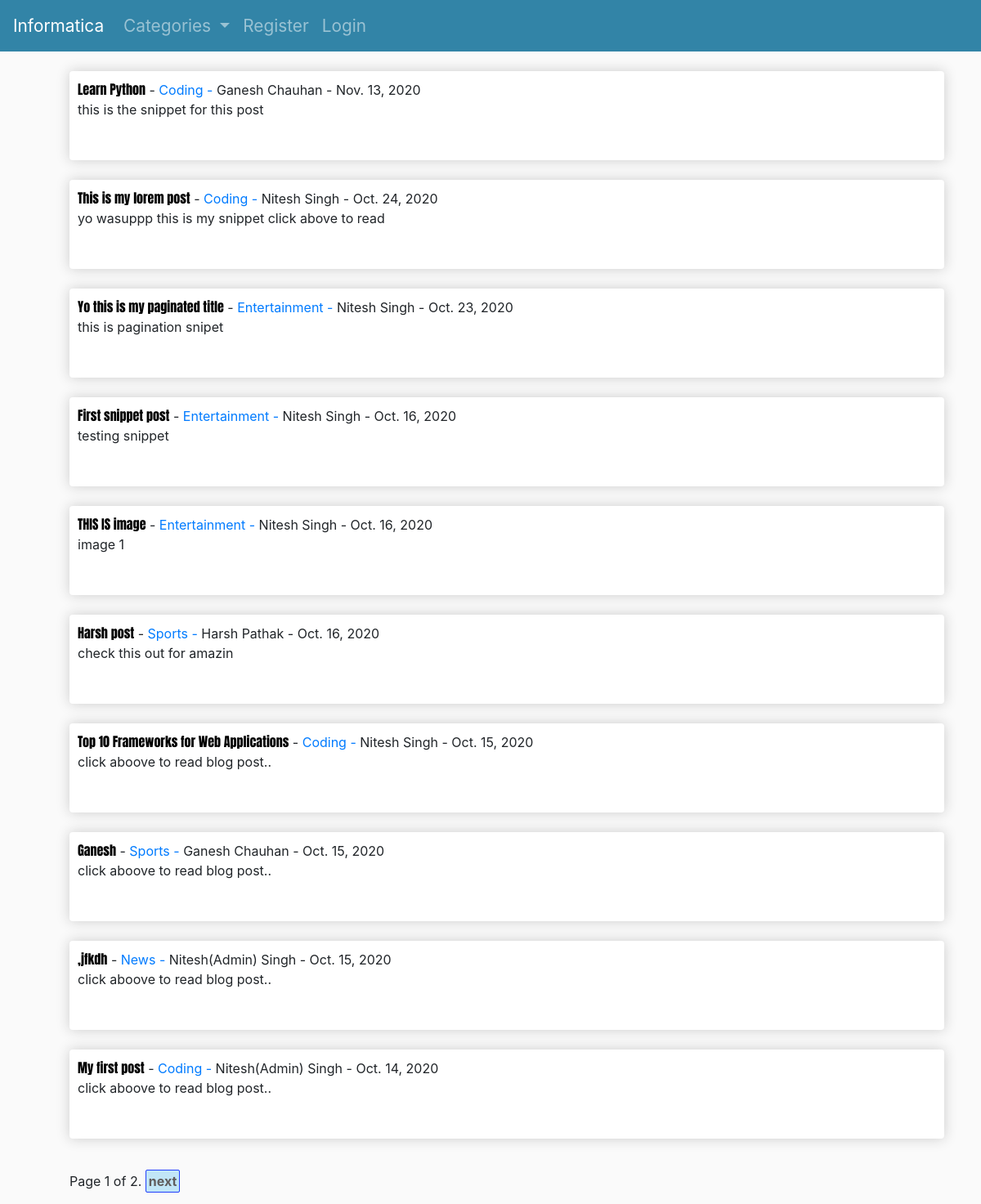
The app's page /, older data.
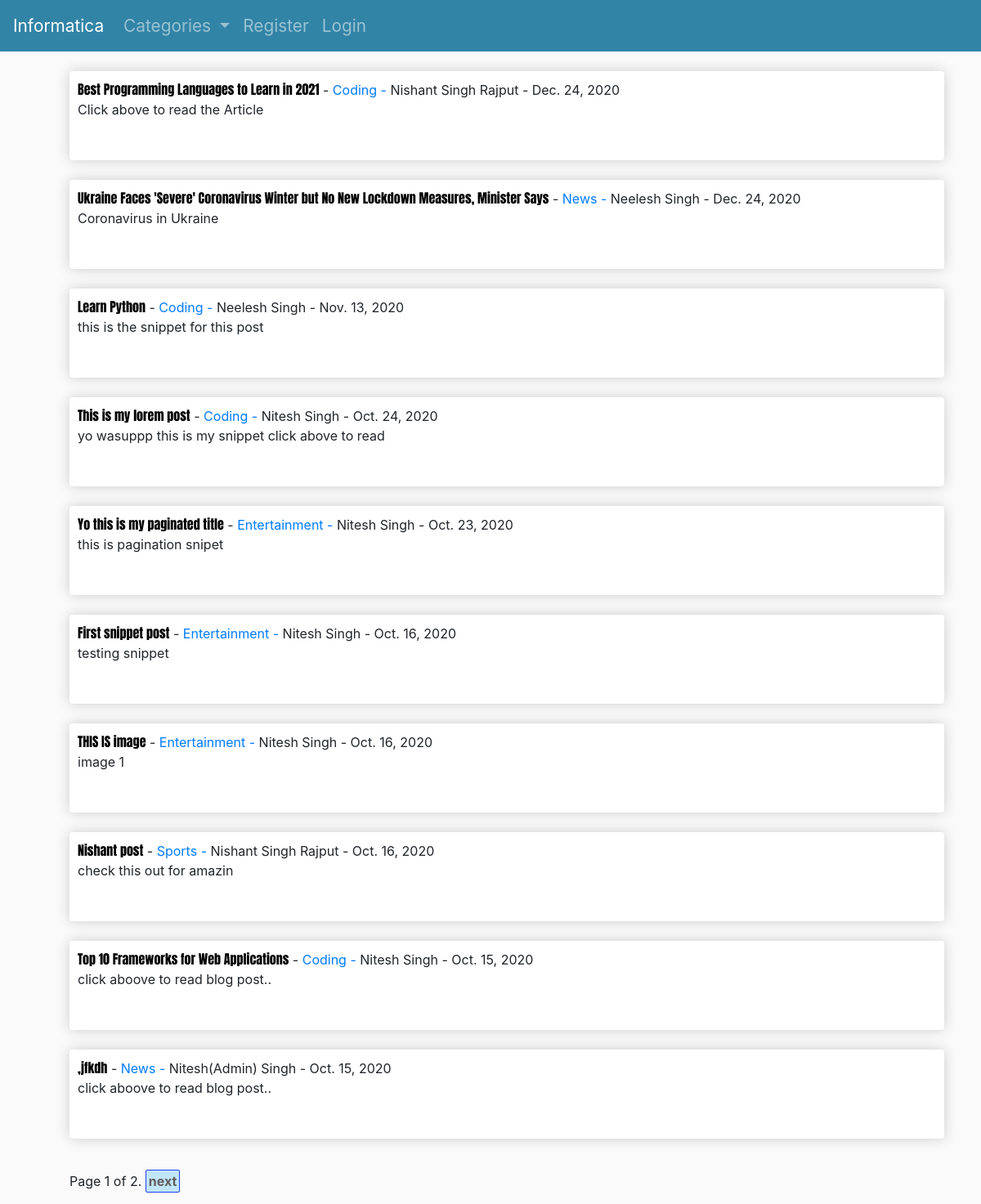
The same page, newer data.
### theblog/models.py (models this page shows, shortened)
class Post(models.Model):
    title = models.CharField(max_length=255)
    header_image = models.ImageField(null=True, blank=True, upload_to="images/")
    title_tag = models.CharField(max_length=255)
    author = models.ForeignKey(User, on_delete=models.CASCADE)
    body = RichTextField(blank=True,null=True)
    post_date = models.DateField(auto_now_add=True)
    category = models.CharField(max_length=25, default='coding')
    snippet = models.CharField(max_length=50)
    likes = models.ManyToManyField(User, related_name='blog_posts')

### theblog/views.py (the view)
# urls.py: path('', HomeView.as_view(), name='home'),
class HomeView(ListView):
    model = Post
    template_name = 'home.html'
    ordering = ['-post_date']
    context_object_name = "post_list"    #default is object_list as well as model's_verbose_name_list and/or model's_verbose_name_plural_list, if defined in the model's inner Meta class
    paginate_by = 10
    def get_context_data(self,*args,**kwargs):
        cat_menu = Category.objects.all()
        context = super(HomeView, self).get_context_data(*args,**kwargs)
        context["cat_menu"] = cat_menu
        return context

### theblog/models.py (called while the page is built)
    def __str__(self):
        return self.name

### theblog/templates/home.html (shortened to what this page needs)
{% extends "base.html" %}
{% block content %}
<ul>
{% if post_list %}
    {% for post in object_list %}
    <div class="box-element">
        <li><a href="{% url 'article_detail' post.pk %}" class="ft-blog-heading">{{post.title|capfirst}}</a> - <a href="{% url 'category' post.category|slugify %}"
            style="text-decoration:none">{{post.category|capfirst}} - </a> {{post.author.first_name|capfirst}}
            {{post.author.last_name|capfirst}} - {{post.post_date}}
   <p>{{post.snippet}} <br></p><br>
   </div>
<br>
    {% endfor %}
    {% if is_paginated %}
        <div class="pagination mt-3">
            <span class="page-links">
                <span class="page-current">
                    Page {{ page_obj.number }} of {{ page_obj.paginator.num_pages }}.
                </span>
                {% if page_obj.has_next %}
                    <a href="?page={{ page_obj.next_page_number }}">next</a>
                {% endif %}
            </span>
        </div>
    {% endif %}
</ul>
{% else %}
 <p>No Post found!!! :(</p>
{% endif %}
{% endblock content %}

Row changes from the older to the newer data that the page shows:
removed Post: title "Ganesh", category "Sports", author.first_name "Ganesh", author.last_name "Chauhan", post_date "Oct. 15, 2020", snippet "click aboove to read blog post.."
no longer on this page (row unchanged): Post: title "My first post", category "Coding", author.first_name "Nitesh(Admin)", author.last_name "Singh", post_date "Oct. 14, 2020", snippet "click aboove to read blog post.."
added Post: title "Best Programming Languages to Learn in 2021", category "Coding", author.first_name "Nishant", author.last_name "Singh Rajput", post_date "Dec. 24, 2020", snippet "Click above to read the Article"
added Post: title "Ukraine Faces 'Severe' Coronavirus Winter but No New Lockdown Measures, Minister Says", category "News", author.first_name "Neelesh", author.last_name "Singh", post_date "Dec. 24, 2020", snippet "Coronavirus in Ukraine"
changed through a linked row, Post "Learn Python": author.first_name "Ganesh" → "Neelesh"; author.last_name "Chauhan" → "Singh"
changed Post "Sports": title "Harsh post" → "Nishant post"; author.first_name "Harsh" → "Nishant"; author.last_name "Pathak" → "Singh Rajput"
